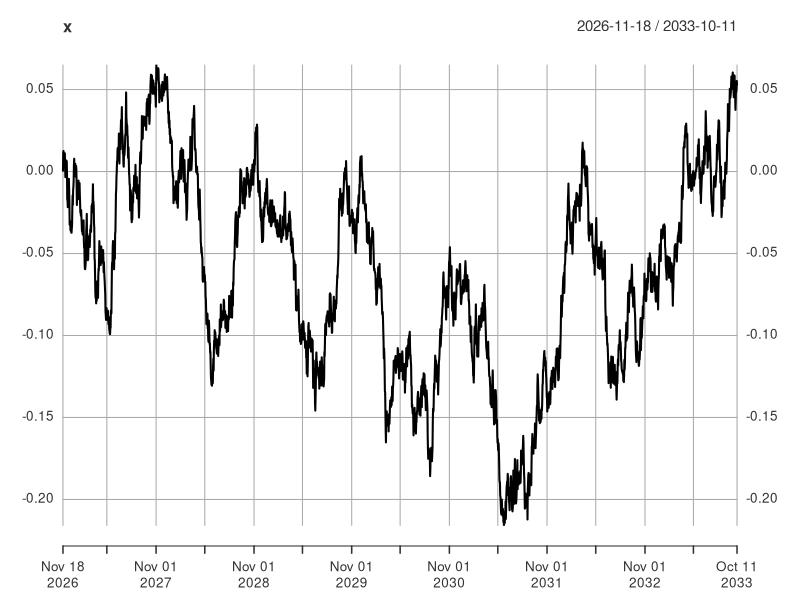

Recreate this plot in R.
library(xts)

# Simulate an OU process
n       <- 252 * 10 # number of observations
t       <- 10       # time period in years
mu      <- 0        # long-run mean
lambda  <- 0.75     # speed of mean reversion
sigma   <- 0.1      # volatility

dt      <- t / n
dw      <- rnorm(n, 0, sqrt(dt))
x       <- c(mu)

for (i in 2:n) {
  x[i]  <-  x[i - 1] + lambda * (mu - x[i - 1]) * dt + sigma * dw[i - 1]
}

x <- xts(x, Sys.Date() + 1:n)

plot(x)